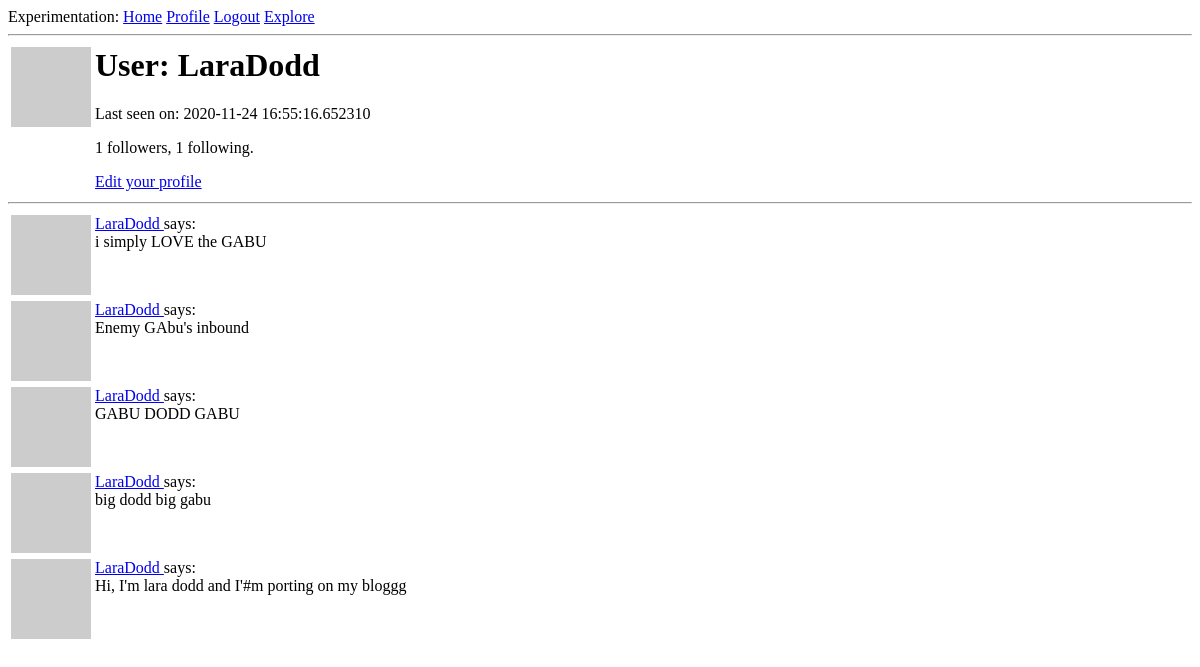
Before: /user/LaraDodd (signed in) with the older database file.
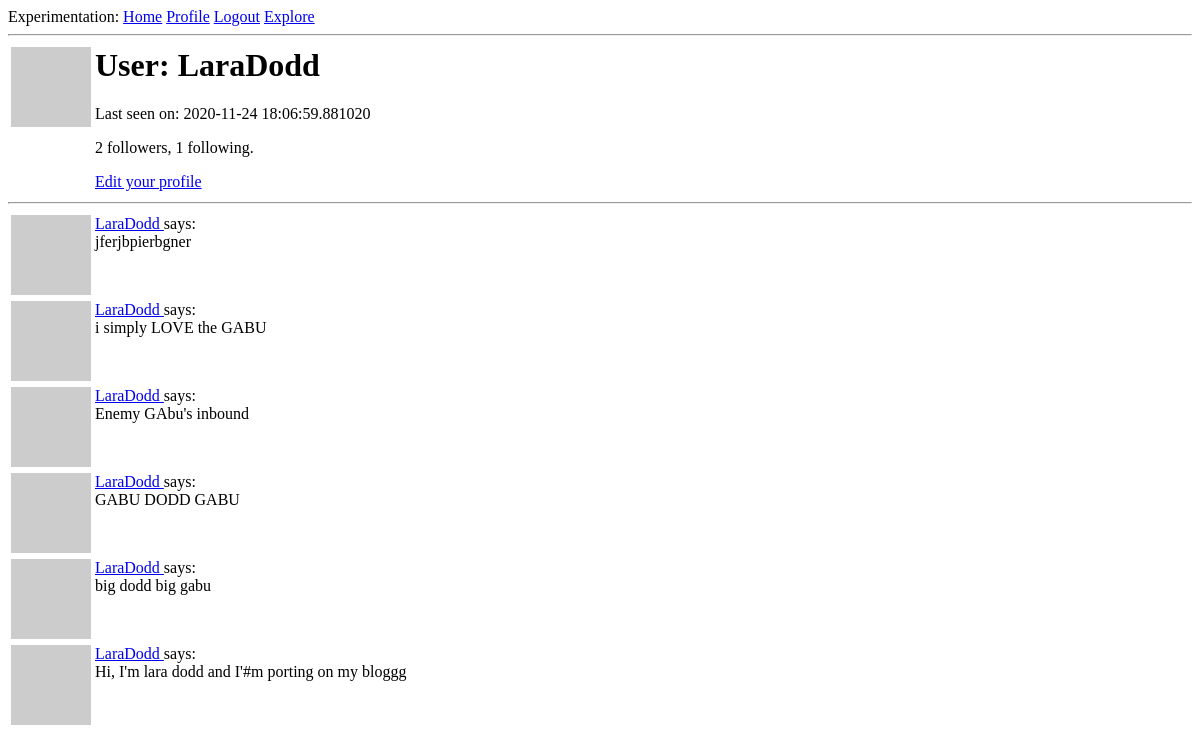
After: the same page with the newer database file.
### app/models.py (models this page shows, shortened)
class User(UserMixin, db.Model):
    id = db.Column(db.Integer, primary_key=True)
    username = db.Column(db.String(64), index=True, unique=True)
    email = db.Column(db.String(120), index=True, unique=True)
    password_hash = db.Column(db.String(128))
    posts = db.relationship('Post', backref='author', lazy='dynamic')
    about_me = db.Column(db.String(140))
    last_seen = db.Column(db.DateTime, default=datetime.utcnow)
    def avatar(self, size):
        digest = md5(self.email.lower().encode('utf-8')).hexdigest()
        return 'https://www.gravatar.com/avatar/{}?d=identicon&s={}'.format(
            digest, size)
    followed = db.relationship(
        'User', secondary=followers,
        primaryjoin=(followers.c.follower_id == id),
        secondaryjoin=(followers.c.followed_id == id),
        backref=db.backref('followers', lazy='dynamic'), lazy='dynamic')

class Post(db.Model):
    id = db.Column(db.Integer, primary_key=True)
    body = db.Column(db.String(140))
    timestamp = db.Column(db.DateTime, index=True, default=datetime.utcnow)
    user_id = db.Column(db.Integer, db.ForeignKey('user.id'))

### app/routes.py (the view)
@app.route('/user/<username>')
@login_required
def user(username):
    user = User.query.filter_by(username=username).first_or_404()
    page = request.args.get('page', 1, type=int)
    posts = user.posts.order_by(Post.timestamp.desc()).paginate(
        page, app.config['POSTS_PER_PAGE'], False)
    next_url = url_for('user', username=user.username, page=posts.next_num) \
        if posts.has_next else None
    prev_url = url_for('user', username=user.username, page=posts.prev_num) \
        if posts.has_prev else None
    form = EmptyForm()
    return render_template('user.html', user=user, posts=posts.items,
                           next_url=next_url, prev_url=prev_url, form=form)

### app/models.py (called while the page is built)
@login.user_loader
def load_user(id):
    return User.query.get(int(id))

### app/routes.py (called while the page is built)
@app.before_request
def before_request():
    if current_user.is_authenticated:
        current_user.last_seen = datetime.utcnow()
        db.session.commit()

### app/templates/user.html (shortened to what this page needs)
{% extends "base.html" %}
{% block content %}
    <table>
        <tr valign="top">
            <td><img src="{{ user.avatar(128) }}"></td>
            <td>
                <h1>User: {{ user.username }}</h1>
                {% if user.last_seen %}<p>Last seen on: {{ user.last_seen }}</p>{% endif %}
                <p>{{ user.followers.count() }} followers, {{ user.followed.count() }} following.</p>
                {% if user == current_user %}
                <p><a href="{{ url_for('edit_profile') }}">Edit your profile</a></p>
                {% endif %}
            </td>
        </tr>
    </table>
    <hr>
    {% for post in posts %}
        {% include '_post.html' %}
    {% endfor %}
{% endblock %}

### app/templates/base.html (shortened to what this page needs)
<html>
    <head>
    </head>
    <body>
        <div>
            Experimentation:
            <a href="{{ url_for('index') }}">Home</a>
            {% if current_user.is_anonymous %}
            <a href="{{ url_for('login') }}">Login</a>
            {% else %}
            <a href="{{ url_for('user', username=current_user.username) }}">Profile</a>
            <a href="{{ url_for('logout') }}">Logout</a>
            <a href="{{ url_for('explore') }}">Explore</a>
            {% endif %}
        </div>
        <hr>
        {% block content %}{% endblock %}
    </body>
</html>

### app/templates/_post.html
    <table>
        <tr valign="top">
            <td><img src="{{ post.author.avatar(36) }}"></td>
            <td>
                <a href="{{ url_for('user', username=post.author.username) }}">
                    {{ post.author.username }}
                </a>
                says:<br>{{ post.body }}
            </td>
        </tr>
    </table>

Changed rows visible on the page:
changed User "LaraDodd": last_seen "2020-11-24 16:55:16.652310" → "2020-11-24 18:06:59.881020"
added Post: author.username "LaraDodd", body "jferjbpierbgner"
Other visible differences:
{{ user.followers.count() }}: "1" → "2"
